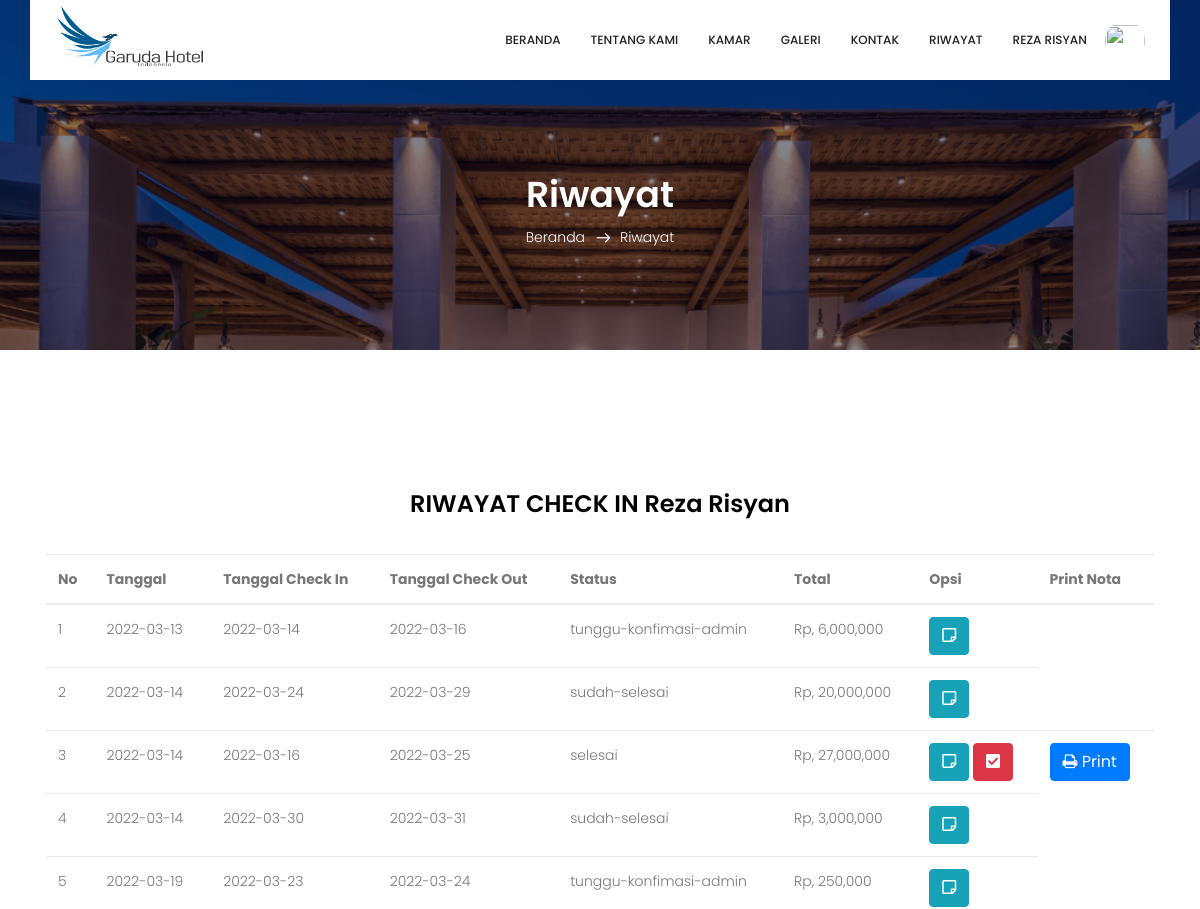
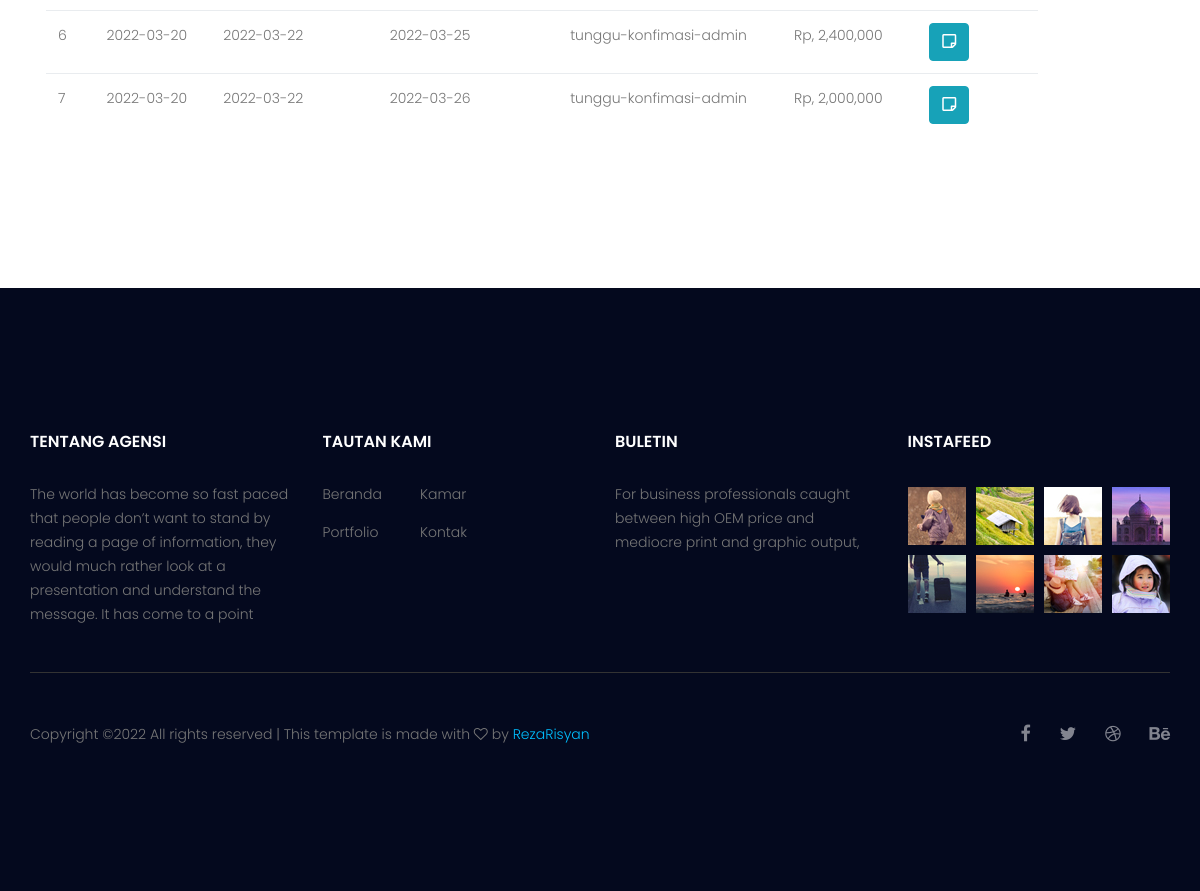
The app's page /user/tamu/riwayat.php (signed in) with its own data (2 pictures, top to bottom).
### tables this page shows
CREATE TABLE `tb_checkin` (
  `id_checkin` int(11) NOT NULL,
  `id_tamu` int(11) NOT NULL,
  `id_room` int(11) NOT NULL,
  `tanggal_checkin` date NOT NULL,
  `tanggal_checkout` date NOT NULL,
  `tanggal` date NOT NULL,
  `jml_kamar` int(11) NOT NULL,
  `jml_orang` int(11) NOT NULL,
  `jml_hari` int(11) NOT NULL,
  `total_pembayaran` int(11) NOT NULL,
  `status_checkin` varchar(100) NOT NULL DEFAULT 'pending'
);

### user/tamu/riwayat.php (the view, shortened to what this page needs)
<!doctype html>
<html lang="en">
    <head>
    <link href="https://cdnjs.cloudflare.com/ajax/libs/font-awesome/5.10.0/css/all.min.css" rel="stylesheet">
    <link href="https://cdn.jsdelivr.net/npm/bootstrap-icons@1.4.1/font/bootstrap-icons.css" rel="stylesheet">
        <link rel="stylesheet" href="css/bootstrap.css">
        <link rel="stylesheet" href="vendors/linericon/style.css">
        <link rel="stylesheet" href="css/font-awesome.min.css">
        <link rel="stylesheet" href="vendors/bootstrap-datepicker/bootstrap-datetimepicker.min.css">
        <link rel="stylesheet" href="vendors/nice-select/css/nice-select.css">
        <link rel="stylesheet" href="vendors/owl-carousel/owl.carousel.min.css">
        <link rel="stylesheet" href="css/style.css">
        <link rel="stylesheet" href="css/responsive.css">
    </head>
    <body>
    <?php include('header.php') ?>
        <section class="breadcrumb_area">
            <div class="overlay bg-parallax" data-stellar-ratio="0.8" data-stellar-vertical-offset="0" data-background=""></div>
            <div class="container">
                <div class="page-cover text-center">
                    <h2 class="page-cover-tittle">Riwayat</h2>
                    <ol class="breadcrumb">
                        <li><a href="index.html">Beranda</a></li>
                        <li class="active">Riwayat</li>
                    </ol>
                </div>
            </div>
        </section>
        <section class="accomodation_area section_gap">
            <div class="container">
                <div class="row g-2">
            <div class="col-12">
                <div class="d-block bg-white rounded shadow p-3">
            <h3 class="text-center" style="color: black;">RIWAYAT CHECK IN <?php echo $_SESSION['tamu']['nama'] ?></h3>
            <br>
            <table class="table table-hover">
                <thead>
                    <tr>
                        <th>No</th>
                        <th>Tanggal</th>
                        <th>Tanggal Check In</th>
                        <th>Tanggal Check Out</th>
                        <th>Status</th>
                        <th>Total</th>
                        <th>Opsi</th>
                        <th>Print Nota</th>
                    </tr>
                </thead>
                <tbody>
                    <?php
                    $no=1;
                    $id_tamu = $_SESSION['tamu']['id_tamu'];
                    $ambil = $conn->query("SELECT * FROM tb_checkin WHERE id_tamu='$id_tamu' ");
                    while($pecah = $ambil->fetch_assoc()){
                    ?>
                    <tr>
                        <td><?php echo $no; ?></td>
                        <td><?php echo $pecah['tanggal'] ?></td>
                        <td><?php echo $pecah['tanggal_checkin'] ?></td>
                        <td><?php echo $pecah['tanggal_checkout'] ?></td>
                        <td>
                            <?php echo $pecah['status_checkin'] ?>
                            </td>
                        <td>Rp, <?php echo number_format($pecah['total_pembayaran']) ?></td>
                        <td>
                            <a href="nota.php?id=<?php echo $pecah['id_checkin'] ?>" class="btn btn-info"><i class="far fa-sticky-note"></i></a>
                             <?php  if ($pecah['status_checkin']=="selesai"): ?>
                             <a href="checkout.php?id=<?php echo $pecah['id_checkin'] ?>" class="btn btn-danger"><i class="fas fa-check-square"></i></a>
                             <?php endif ?>
                        </td>
                        <?php  if ($pecah['status_checkin']=="selesai"): ?>
                        <td><a href=print.php?pid=<?php echo $pecah['id_checkin']; ?> ><button class='btn btn-primary'> <i class='fa fa-print' ></i> Print</button>
                        <?php endif ?>
                        </td>
                    </tr>
                    <?php $no++; ?>
                    <?php } ?>
                </tbody>
            </table>
        </div>
    </div>
        </div>
            </div>
        </section>
        <?php include('footer.php') ?>
    </body>
</html>

### user/tamu/header.php (shortened to what this page needs)
<header class="header_area">
    <div class="container">
        <nav class="navbar navbar-expand-lg navbar-light">
            <a class="navbar-brand logo_h" href="index.html"><img src="image/logo-garuda-hotel.png" alt="" width="150px"></a>
            <div class="collapse navbar-collapse offset" id="navbarSupportedContent">
                <ul class="nav navbar-nav menu_nav ml-auto">
                    <li class="nav-item"><a class="nav-link" href="index.php">Beranda</a></li>
                    <li class="nav-item"><a class="nav-link" href="about.php">Tentang Kami</a></li>
                    <li class="nav-item"><a class="nav-link" href="kamar.php">Kamar</a></li>
                    <li class="nav-item"><a class="nav-link" href="gallery.php">Galeri</a></li>
                    <li class="nav-item"><a class="nav-link" href="contact.php">Kontak</a></li>
                    <li class="nav-item"><a class="nav-link" href="riwayat.php">Riwayat</a></li>
                    <li class="nav-item submenu dropdown">
                        <div class="nav-item dropdown">
                    <a href="#" class="nav-link dropdown-toggle" data-bs-toggle="dropdown">
                    <a href="#" class="nav-link dropdown-toggle" data-toggle="dropdown" role="button" aria-haspopup="true" aria-expanded="false"><?php echo $_SESSION['nama']; ?>
                    <img src="/hotelrezar/user/tamu/profiluser/<?php echo $_SESSION['foto']; ?>" class="rounded-circle me-lg-2" alt="" style="width: 40px; height: 40px; margin-left: 15px;">
                    </a>
                    </li>
                </ul>
            </div>
        </nav>
    </div>
</header>

### user/tamu/footer.php
        <footer class="footer-area section_gap">
            <div class="container">
                <div class="row">
                    <div class="col-lg-3  col-md-6 col-sm-6">
                        <div class="single-footer-widget">
                            <h6 class="footer_title">Tentang Agensi</h6>
                            <p>The world has become so fast paced that people don’t want to stand by reading a page of information, they would much rather look at a presentation and understand the message. It has come to a point </p>
                        </div>
                    </div>
                    <div class="col-lg-3 col-md-6 col-sm-6">
                        <div class="single-footer-widget">
                            <h6 class="footer_title">Tautan Kami</h6>
                            <div class="row">
                                <div class="col-4">
                                    <ul class="list_style">
                                        <li><a href="index.php">Beranda</a></li>
                                        <li><a href="gallery.php">Portfolio</a></li>
                                    </ul>
                                </div>
                                <div class="col-4">
                                    <ul class="list_style">
                                        <li><a href="kamar.php">Kamar</a></li>
                                        <li><a href="contact.php">Kontak</a></li>
                                    </ul>
                                </div>
                            </div>
                        </div>
                    </div>
                    <div class="col-lg-3 col-md-6 col-sm-6">
                        <div class="single-footer-widget">
                            <h6 class="footer_title">Buletin</h6>
                            <p>For business professionals caught between high OEM price and mediocre print and graphic output, </p>
                        </div>
                    </div>
                    <div class="col-lg-3 col-md-6 col-sm-6">
                        <div class="single-footer-widget instafeed">
                            <h6 class="footer_title">InstaFeed</h6>
                            <ul class="list_style instafeed d-flex flex-wrap">
                                <li><img src="image/instagram/Image-01.jpg" alt=""></li>
                                <li><img src="image/instagram/Image-02.jpg" alt=""></li>
                                <li><img src="image/instagram/Image-03.jpg" alt=""></li>
                                <li><img src="image/instagram/Image-04.jpg" alt=""></li>
                                <li><img src="image/instagram/Image-05.jpg" alt=""></li>
                                <li><img src="image/instagram/Image-06.jpg" alt=""></li>
                                <li><img src="image/instagram/Image-07.jpg" alt=""></li>
                                <li><img src="image/instagram/Image-08.jpg" alt=""></li>
                            </ul>
                        </div>
                    </div>
                </div>
                <div class="border_line"></div>
                <div class="row footer-bottom d-flex justify-content-between align-items-center">
                    <p class="col-lg-8 col-sm-12 footer-text m-0">
Copyright &copy;<script>document.write(new Date().getFullYear());</script> All rights reserved | This template is made with <i class="fa fa-heart-o" aria-hidden="true"></i> by <a href="https://rezarisyan.github.io/fazaris-graphy/" target="_blank" style="color:#00BFFF;">RezaRisyan</a>
</p>
                    <div class="col-lg-4 col-sm-12 footer-social">
                        <a href="#"><i class="fa fa-facebook"></i></a>
                        <a href="#"><i class="fa fa-twitter"></i></a>
                        <a href="#"><i class="fa fa-dribbble"></i></a>
                        <a href="#"><i class="fa fa-behance"></i></a>
                    </div>
                </div>
            </div>
        </footer>

### user/tamu/css/style.css (style rules this page uses)
.list_style { list-style: none; margin: 0px; padding: 0px; }
a { text-decoration: none; -webkit-transition: all 0.3s ease-in-out; -o-transition: all 0.3s ease-in-out; transition: all 0.3s ease-in-out; }
body { line-height: 24px; font-size: 14px; font-family: "Poppins", sans-serif; font-weight: 300; color: #777777; }
section { background: #fff; }
h1, h2, h3, h4, h5, h6 { font-family: "Poppins", sans-serif; font-weight: 600; }
@media (min-width: 1200px) { .container { max-width: 1170px; } }
.section_gap { padding: 120px 0; }
.header_area { position: absolute; top: 0; left: 0; width: 100%; z-index: 20; }
.navbar { padding: 0px; border: 0px; border-radius: 0px; }
.navbar { background: #fff; padding: 0px 25px; }
.navbar .logo_h { padding-top: 0px; }
.navbar .menu_nav .nav-item .nav-link { font: 500 12px/80px "Poppins", sans-serif; color: #222222; text-transform: uppercase; padding: 0px; }
.navbar .menu_nav .nav-item .nav-link:after { display: none; }
.navbar .menu_nav .nav-item.submenu { position: relative; }
.navbar .menu_nav .nav-item + li { margin-left: 30px; }
.overlay { position: absolute; left: 0; right: 0; top: 0; height: 125%; bottom: 0; z-index: -1; }
.breadcrumb_area { position: relative; padding: 172px 0px 84px; background: #04091e; z-index: 1; overflow: hidden; }
.breadcrumb_area .bg-parallax { background: url("../image/about_banner.jpg") no-repeat scroll center 0/cover; opacity: 0.50; z-index: -1; }
.page-cover-tittle { display: block; font-size: 36px; line-height: 45px; color: #fff; }
.breadcrumb { text-align: center; background: transparent; padding: 0px; display: inline-block; }
.breadcrumb li { display: inline-block; color: #fff; }
.breadcrumb li a { color: #fff; }
.breadcrumb li + li:before { content: "\e87a"; font-family: 'Linearicons-Free'; font-size: 14px; font-weight: 600; vertical-align: middle; margin: 0px 10px 0px 7px; }
h2 { font-size: 30px; }
h3 { font-size: 24px; }
h6 { font-size: 14px; }
h1, h2, h3, h4, h5, h6 { line-height: 1.5em; }
.footer-area { background: #04091e; padding: 142px 0px; position: absolute; buttom: 0; left: 0; right: 0; }
.single-footer-widget ul li a { line-height: 25px; display: inline-block; color: #777; -webkit-transition: all 0.3s linear; -o-transition: all 0.3s linear; transition: all 0.3s linear; margin-bottom: 13px; }
.single-footer-widget .instafeed { margin-left: -5px; margin-right: -5px; }
.single-footer-widget .instafeed li { margin: 5px; }
.footer_title { font-size: 16px; line-height: 24px; font-weight: 600; color: #fff; text-transform: uppercase; margin-bottom: 28px; }
.border_line { width: 100%; height: 1px; background: #333333; margin-top: 30px; }
.footer-bottom { padding-top: 46px; }
.footer-bottom .footer-text a { color: #f3c300; }
.footer-bottom .footer-social { text-align: right; }
.footer-bottom .footer-social a { font-size: 18px; line-height: 30px; color: #82848f; margin-left: 25px; -webkit-transition: all 0.3s linear; -o-transition: all 0.3s linear; transition: all 0.3s linear; }

### records on screen
tb_checkin: tanggal "2022-03-13", tanggal_checkin "2022-03-14", tanggal_checkout "2022-03-16", status_checkin "tunggu-konfimasi-admin", total_pembayaran "6,000,000"
tb_checkin: tanggal "2022-03-14", tanggal_checkin "2022-03-24", tanggal_checkout "2022-03-29", status_checkin "sudah-selesai", total_pembayaran "20,000,000"
tb_checkin: tanggal "2022-03-14", tanggal_checkin "2022-03-16", tanggal_checkout "2022-03-25", status_checkin "selesai", total_pembayaran "27,000,000"
tb_checkin: tanggal "2022-03-14", tanggal_checkin "2022-03-30", tanggal_checkout "2022-03-31", status_checkin "sudah-selesai", total_pembayaran "3,000,000"
tb_checkin: tanggal "2022-03-19", tanggal_checkin "2022-03-23", tanggal_checkout "2022-03-24", status_checkin "tunggu-konfimasi-admin", total_pembayaran "250,000"
tb_checkin: tanggal "2022-03-20", tanggal_checkin "2022-03-22", tanggal_checkout "2022-03-25", status_checkin "tunggu-konfimasi-admin", total_pembayaran "2,400,000"
tb_checkin: tanggal "2022-03-20", tanggal_checkin "2022-03-22", tanggal_checkout "2022-03-26", status_checkin "tunggu-konfimasi-admin", total_pembayaran "2,000,000"

### other values on screen
$_SESSION['nama'] "REZA RISYAN"
$_SESSION['tamu']['nama'] "Reza Risyan"
